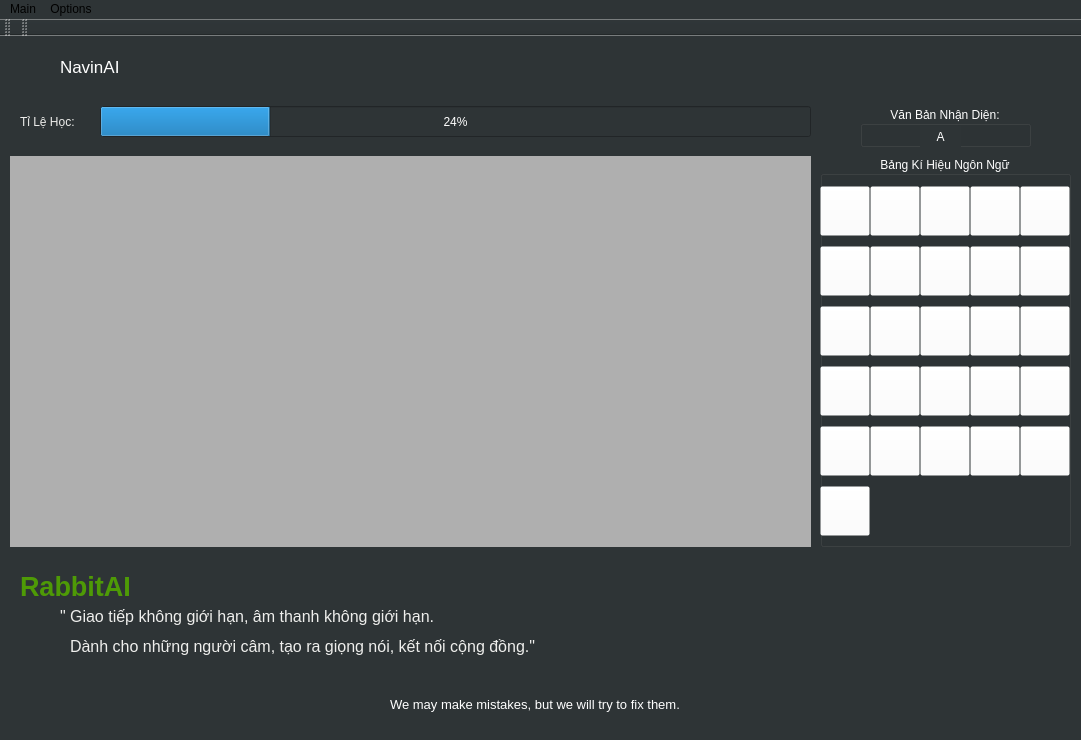
<?xml version="1.0" encoding="UTF-8"?>
<ui version="4.0">
 <class>MainWindow</class>
 <widget class="QMainWindow" name="MainWindow">
  <property name="geometry">
   <rect>
    <x>0</x>
    <y>0</y>
    <width>1081</width>
    <height>740</height>
   </rect>
  </property>
  <property name="font">
   <font>
    <pointsize>13</pointsize>
   </font>
  </property>
  <property name="windowTitle">
   <string>MainWindow</string>
  </property>
  <property name="autoFillBackground">
   <bool>false</bool>
  </property>
  <property name="styleSheet">
   <string notr="true">background-color: rgb(46, 52, 54);</string>
  </property>
  <property name="iconSize">
   <size>
    <width>30</width>
    <height>30</height>
   </size>
  </property>
  <widget class="QWidget" name="centralwidget">
   <widget class="QLabel" name="label_tutorialView">
    <property name="geometry">
     <rect>
      <x>360</x>
      <y>270</y>
      <width>301</width>
      <height>191</height>
     </rect>
    </property>
    <property name="styleSheet">
     <string notr="true">background-color: transparent;</string>
    </property>
    <property name="text">
     <string/>
    </property>
    <property name="alignment">
     <set>Qt::AlignCenter</set>
    </property>
   </widget>
   <widget class="QLabel" name="label_camView">
    <property name="geometry">
     <rect>
      <x>10</x>
      <y>120</y>
      <width>801</width>
      <height>391</height>
     </rect>
    </property>
    <property name="styleSheet">
     <string notr="true">background-color: rgba(180,180,180,0.6);</string>
    </property>
    <property name="text">
     <string/>
    </property>
   </widget>
   <widget class="QProgressBar" name="progressBar">
    <property name="geometry">
     <rect>
      <x>100</x>
      <y>70</y>
      <width>711</width>
      <height>31</height>
     </rect>
    </property>
    <property name="styleSheet">
     <string notr="true">color: rgb(255, 255, 255);</string>
    </property>
    <property name="value">
     <number>24</number>
    </property>
   </widget>
   <widget class="QLabel" name="label_doneTutorial">
    <property name="geometry">
     <rect>
      <x>10</x>
      <y>120</y>
      <width>801</width>
      <height>391</height>
     </rect>
    </property>
    <property name="styleSheet">
     <string notr="true">background-color: rgba(180,180,180,0.9);</string>
    </property>
    <property name="text">
     <string/>
    </property>
    <property name="alignment">
     <set>Qt::AlignCenter</set>
    </property>
   </widget>
   <widget class="QGroupBox" name="groupBox">
    <property name="geometry">
     <rect>
      <x>820</x>
      <y>120</y>
      <width>251</width>
      <height>391</height>
     </rect>
    </property>
    <property name="styleSheet">
     <string notr="true">color: rgb(255, 255, 255);</string>
    </property>
    <property name="title">
     <string>Bảng Kí Hiệu Ngôn Ngữ</string>
    </property>
    <property name="alignment">
     <set>Qt::AlignCenter</set>
    </property>
    <widget class="QPushButton" name="button_A">
     <property name="geometry">
      <rect>
       <x>0</x>
       <y>30</y>
       <width>50</width>
       <height>50</height>
      </rect>
     </property>
     <property name="autoFillBackground">
      <bool>false</bool>
     </property>
     <property name="styleSheet">
      <string notr="true">background-color: rgba(255, 255, 255, 0);</string>
     </property>
     <property name="text">
      <string/>
     </property>
    </widget>
    <widget class="QPushButton" name="button_B">
     <property name="geometry">
      <rect>
       <x>50</x>
       <y>30</y>
       <width>50</width>
       <height>50</height>
      </rect>
     </property>
     <property name="autoFillBackground">
      <bool>false</bool>
     </property>
     <property name="styleSheet">
      <string notr="true">background-color: rgba(255, 255, 255, 0);</string>
     </property>
     <property name="text">
      <string/>
     </property>
    </widget>
    <widget class="QPushButton" name="button_C">
     <property name="geometry">
      <rect>
       <x>100</x>
       <y>30</y>
       <width>50</width>
       <height>50</height>
      </rect>
     </property>
     <property name="autoFillBackground">
      <bool>false</bool>
     </property>
     <property name="styleSheet">
      <string notr="true">background-color: rgba(255, 255, 255, 0);</string>
     </property>
     <property name="text">
      <string/>
     </property>
    </widget>
    <widget class="QPushButton" name="button_D">
     <property name="geometry">
      <rect>
       <x>150</x>
       <y>30</y>
       <width>50</width>
       <height>50</height>
      </rect>
     </property>
     <property name="autoFillBackground">
      <bool>false</bool>
     </property>
     <property name="styleSheet">
      <string notr="true">background-color: rgba(255, 255, 255, 0);</string>
     </property>
     <property name="text">
      <string/>
     </property>
    </widget>
    <widget class="QPushButton" name="button_E">
     <property name="geometry">
      <rect>
       <x>200</x>
       <y>30</y>
       <width>50</width>
       <height>50</height>
      </rect>
     </property>
     <property name="autoFillBackground">
      <bool>false</bool>
     </property>
     <property name="styleSheet">
      <string notr="true">background-color: rgba(255, 255, 255, 0);</string>
     </property>
     <property name="text">
      <string/>
     </property>
    </widget>
    <widget class="QPushButton" name="button_F">
     <property name="geometry">
      <rect>
       <x>0</x>
       <y>90</y>
       <width>50</width>
       <height>50</height>
      </rect>
     </property>
     <property name="autoFillBackground">
      <bool>false</bool>
     </property>
     <property name="styleSheet">
      <string notr="true">background-color: rgba(255, 255, 255, 0);</string>
     </property>
     <property name="text">
      <string/>
     </property>
    </widget>
    <widget class="QPushButton" name="button_G">
     <property name="geometry">
      <rect>
       <x>50</x>
       <y>90</y>
       <width>50</width>
       <height>50</height>
      </rect>
     </property>
     <property name="autoFillBackground">
      <bool>false</bool>
     </property>
     <property name="styleSheet">
      <string notr="true">background-color: rgba(255, 255, 255, 0);</string>
     </property>
     <property name="text">
      <string/>
     </property>
    </widget>
    <widget class="QPushButton" name="button_H">
     <property name="geometry">
      <rect>
       <x>100</x>
       <y>90</y>
       <width>50</width>
       <height>50</height>
      </rect>
     </property>
     <property name="autoFillBackground">
      <bool>false</bool>
     </property>
     <property name="styleSheet">
      <string notr="true">background-color: rgba(255, 255, 255, 0);</string>
     </property>
     <property name="text">
      <string/>
     </property>
    </widget>
    <widget class="QPushButton" name="button_I">
     <property name="geometry">
      <rect>
       <x>150</x>
       <y>90</y>
       <width>50</width>
       <height>50</height>
      </rect>
     </property>
     <property name="autoFillBackground">
      <bool>false</bool>
     </property>
     <property name="styleSheet">
      <string notr="true">background-color: rgba(255, 255, 255, 0);</string>
     </property>
     <property name="text">
      <string/>
     </property>
    </widget>
    <widget class="QPushButton" name="button_J">
     <property name="geometry">
      <rect>
       <x>200</x>
       <y>90</y>
       <width>50</width>
       <height>50</height>
      </rect>
     </property>
     <property name="autoFillBackground">
      <bool>false</bool>
     </property>
     <property name="styleSheet">
      <string notr="true">background-color: rgba(255, 255, 255, 0);</string>
     </property>
     <property name="text">
      <string/>
     </property>
    </widget>
    <widget class="QPushButton" name="button_K">
     <property name="geometry">
      <rect>
       <x>0</x>
       <y>150</y>
       <width>50</width>
       <height>50</height>
      </rect>
     </property>
     <property name="autoFillBackground">
      <bool>false</bool>
     </property>
     <property name="styleSheet">
      <string notr="true">background-color: rgba(255, 255, 255, 0);</string>
     </property>
     <property name="text">
      <string/>
     </property>
    </widget>
    <widget class="QPushButton" name="button_L">
     <property name="geometry">
      <rect>
       <x>50</x>
       <y>150</y>
       <width>50</width>
       <height>50</height>
      </rect>
     </property>
     <property name="autoFillBackground">
      <bool>false</bool>
     </property>
     <property name="styleSheet">
      <string notr="true">background-color: rgba(255, 255, 255, 0);</string>
     </property>
     <property name="text">
      <string/>
     </property>
    </widget>
    <widget class="QPushButton" name="button_M">
     <property name="geometry">
      <rect>
       <x>100</x>
       <y>150</y>
       <width>50</width>
       <height>50</height>
      </rect>
     </property>
     <property name="autoFillBackground">
      <bool>false</bool>
     </property>
     <property name="styleSheet">
      <string notr="true">background-color: rgba(255, 255, 255, 0);</string>
     </property>
     <property name="text">
      <string/>
     </property>
    </widget>
    <widget class="QPushButton" name="button_N">
     <property name="geometry">
      <rect>
       <x>150</x>
       <y>150</y>
       <width>50</width>
       <height>50</height>
      </rect>
     </property>
     <property name="autoFillBackground">
      <bool>false</bool>
     </property>
     <property name="styleSheet">
      <string notr="true">background-color: rgba(255, 255, 255, 0);</string>
     </property>
     <property name="text">
      <string/>
     </property>
    </widget>
    <widget class="QPushButton" name="button_O">
     <property name="geometry">
      <rect>
       <x>200</x>
       <y>150</y>
       <width>50</width>
       <height>50</height>
      </rect>
     </property>
     <property name="autoFillBackground">
      <bool>false</bool>
     </property>
     <property name="styleSheet">
      <string notr="true">background-color: rgba(255, 255, 255, 0);</string>
     </property>
     <property name="text">
      <string/>
     </property>
    </widget>
    <widget class="QPushButton" name="button_P">
     <property name="geometry">
      <rect>
       <x>0</x>
       <y>210</y>
       <width>50</width>
       <height>50</height>
      </rect>
     </property>
     <property name="autoFillBackground">
      <bool>false</bool>
     </property>
     <property name="styleSheet">
      <string notr="true">background-color: rgba(255, 255, 255, 0);</string>
     </property>
     <property name="text">
      <string/>
     </property>
    </widget>
    <widget class="QPushButton" name="button_Q">
     <property name="geometry">
      <rect>
       <x>50</x>
       <y>210</y>
       <width>50</width>
       <height>50</height>
      </rect>
     </property>
     <property name="autoFillBackground">
      <bool>false</bool>
     </property>
     <property name="styleSheet">
      <string notr="true">background-color: rgba(255, 255, 255, 0);</string>
     </property>
     <property name="text">
      <string/>
     </property>
    </widget>
    <widget class="QPushButton" name="button_R">
     <property name="geometry">
      <rect>
       <x>100</x>
       <y>210</y>
       <width>50</width>
       <height>50</height>
      </rect>
     </property>
     <property name="autoFillBackground">
      <bool>false</bool>
     </property>
     <property name="styleSheet">
      <string notr="true">background-color: rgba(255, 255, 255, 0);</string>
     </property>
     <property name="text">
      <string/>
     </property>
    </widget>
    <widget class="QPushButton" name="button_S">
     <property name="geometry">
      <rect>
       <x>150</x>
       <y>210</y>
       <width>50</width>
       <height>50</height>
      </rect>
     </property>
     <property name="autoFillBackground">
      <bool>false</bool>
     </property>
     <property name="styleSheet">
      <string notr="true">background-color: rgba(255, 255, 255, 0);</string>
     </property>
     <property name="text">
      <string/>
     </property>
    </widget>
    <widget class="QPushButton" name="button_T">
     <property name="geometry">
      <rect>
       <x>200</x>
       <y>210</y>
       <width>50</width>
       <height>50</height>
      </rect>
     </property>
     <property name="autoFillBackground">
      <bool>false</bool>
     </property>
     <property name="styleSheet">
      <string notr="true">background-color: rgba(255, 255, 255, 0);</string>
     </property>
     <property name="text">
      <string/>
     </property>
    </widget>
    <widget class="QPushButton" name="button_U">
     <property name="geometry">
      <rect>
       <x>0</x>
       <y>270</y>
       <width>50</width>
       <height>50</height>
      </rect>
     </property>
     <property name="autoFillBackground">
      <bool>false</bool>
     </property>
     <property name="styleSheet">
      <string notr="true">background-color: rgba(255, 255, 255, 0);</string>
     </property>
     <property name="text">
      <string/>
     </property>
    </widget>
    <widget class="QPushButton" name="button_V">
     <property name="geometry">
      <rect>
       <x>50</x>
       <y>270</y>
       <width>50</width>
       <height>50</height>
      </rect>
     </property>
     <property name="autoFillBackground">
      <bool>false</bool>
     </property>
     <property name="styleSheet">
      <string notr="true">background-color: rgba(255, 255, 255, 0);</string>
     </property>
     <property name="text">
      <string/>
     </property>
    </widget>
    <widget class="QPushButton" name="button_W">
     <property name="geometry">
      <rect>
       <x>100</x>
       <y>270</y>
       <width>50</width>
       <height>50</height>
      </rect>
     </property>
     <property name="autoFillBackground">
      <bool>false</bool>
     </property>
     <property name="styleSheet">
      <string notr="true">background-color: rgba(255, 255, 255, 0);</string>
     </property>
     <property name="text">
      <string/>
     </property>
    </widget>
    <widget class="QPushButton" name="button_X">
     <property name="geometry">
      <rect>
       <x>150</x>
       <y>270</y>
       <width>50</width>
       <height>50</height>
      </rect>
     </property>
     <property name="autoFillBackground">
      <bool>false</bool>
     </property>
     <property name="styleSheet">
      <string notr="true">background-color: rgba(255, 255, 255, 0);</string>
     </property>
     <property name="text">
      <string/>
     </property>
    </widget>
    <widget class="QPushButton" name="button_Y">
     <property name="geometry">
      <rect>
       <x>200</x>
       <y>270</y>
       <width>50</width>
       <height>50</height>
      </rect>
     </property>
     <property name="autoFillBackground">
      <bool>false</bool>
     </property>
     <property name="styleSheet">
      <string notr="true">background-color: rgba(255, 255, 255, 0);</string>
     </property>
     <property name="text">
      <string/>
     </property>
    </widget>
    <widget class="QPushButton" name="button_Z">
     <property name="geometry">
      <rect>
       <x>0</x>
       <y>330</y>
       <width>50</width>
       <height>50</height>
      </rect>
     </property>
     <property name="autoFillBackground">
      <bool>false</bool>
     </property>
     <property name="styleSheet">
      <string notr="true">background-color: rgba(255, 255, 255, 0);</string>
     </property>
     <property name="text">
      <string/>
     </property>
    </widget>
   </widget>
   <widget class="QLabel" name="label">
    <property name="geometry">
     <rect>
      <x>20</x>
      <y>70</y>
      <width>71</width>
      <height>31</height>
     </rect>
    </property>
    <property name="styleSheet">
     <string notr="true">color: rgb(238, 238, 236);</string>
    </property>
    <property name="text">
     <string>Tỉ Lệ Học:</string>
    </property>
   </widget>
   <widget class="QGroupBox" name="groupBox_2">
    <property name="geometry">
     <rect>
      <x>860</x>
      <y>70</y>
      <width>171</width>
      <height>41</height>
     </rect>
    </property>
    <property name="styleSheet">
     <string notr="true">color: rgb(255, 255, 255);</string>
    </property>
    <property name="title">
     <string>Văn Bản Nhận Diện:</string>
    </property>
    <property name="alignment">
     <set>Qt::AlignCenter</set>
    </property>
    <widget class="QLabel" name="label_recognizedText">
     <property name="geometry">
      <rect>
       <x>60</x>
       <y>20</y>
       <width>41</width>
       <height>21</height>
      </rect>
     </property>
     <property name="text">
      <string>A</string>
     </property>
     <property name="alignment">
      <set>Qt::AlignCenter</set>
     </property>
     <property name="wordWrap">
      <bool>false</bool>
     </property>
    </widget>
   </widget>
   <widget class="QLabel" name="label_3">
    <property name="geometry">
     <rect>
      <x>10</x>
      <y>10</y>
      <width>51</width>
      <height>41</height>
     </rect>
    </property>
    <property name="font">
     <font>
      <pointsize>13</pointsize>
     </font>
    </property>
    <property name="styleSheet">
     <string notr="true">image: url(:/newPrefix/Logo_preview_rev_1 1.png);</string>
    </property>
    <property name="text">
     <string/>
    </property>
   </widget>
   <widget class="QLabel" name="label_2">
    <property name="geometry">
     <rect>
      <x>60</x>
      <y>10</y>
      <width>91</width>
      <height>41</height>
     </rect>
    </property>
    <property name="font">
     <font>
      <family>Ubuntu</family>
      <pointsize>13</pointsize>
      <weight>50</weight>
      <bold>false</bold>
      <strikeout>false</strikeout>
     </font>
    </property>
    <property name="styleSheet">
     <string notr="true">color: rgb(255, 255, 255);</string>
    </property>
    <property name="text">
     <string>NavinAI</string>
    </property>
   </widget>
   <widget class="QLabel" name="label_4">
    <property name="geometry">
     <rect>
      <x>60</x>
      <y>570</y>
      <width>381</width>
      <height>21</height>
     </rect>
    </property>
    <property name="font">
     <font>
      <pointsize>12</pointsize>
     </font>
    </property>
    <property name="styleSheet">
     <string notr="true">color: rgb(238, 238, 236);</string>
    </property>
    <property name="text">
     <string>&quot; Giao tiếp không giới hạn, âm thanh không giới hạn. </string>
    </property>
   </widget>
   <widget class="QLabel" name="label_5">
    <property name="geometry">
     <rect>
      <x>70</x>
      <y>600</y>
      <width>481</width>
      <height>21</height>
     </rect>
    </property>
    <property name="font">
     <font>
      <pointsize>12</pointsize>
     </font>
    </property>
    <property name="styleSheet">
     <string notr="true">color: rgb(238, 238, 236);</string>
    </property>
    <property name="text">
     <string>Dành cho những người câm, tạo ra giọng nói, kết nối cộng đồng.&quot;</string>
    </property>
   </widget>
   <widget class="QLabel" name="label_6">
    <property name="geometry">
     <rect>
      <x>20</x>
      <y>540</y>
      <width>111</width>
      <height>21</height>
     </rect>
    </property>
    <property name="font">
     <font>
      <family>Ubuntu</family>
      <pointsize>20</pointsize>
      <weight>75</weight>
      <italic>false</italic>
      <bold>true</bold>
      <strikeout>false</strikeout>
     </font>
    </property>
    <property name="styleSheet">
     <string notr="true">color:rgb(78, 154, 6)</string>
    </property>
    <property name="text">
     <string>RabbitAI</string>
    </property>
   </widget>
   <widget class="QLabel" name="label_7">
    <property name="geometry">
     <rect>
      <x>390</x>
      <y>660</y>
      <width>301</width>
      <height>17</height>
     </rect>
    </property>
    <property name="font">
     <font>
      <pointsize>10</pointsize>
     </font>
    </property>
    <property name="styleSheet">
     <string notr="true">color: rgb(255, 255, 255);</string>
    </property>
    <property name="text">
     <string>We may make mistakes, but we will try to fix them.</string>
    </property>
   </widget>
   <zorder>groupBox</zorder>
   <zorder>label_camView</zorder>
   <zorder>progressBar</zorder>
   <zorder>label</zorder>
   <zorder>groupBox_2</zorder>
   <zorder>label_tutorialView</zorder>
   <zorder>label_doneTutorial</zorder>
   <zorder>label_3</zorder>
   <zorder>label_2</zorder>
   <zorder>label_4</zorder>
   <zorder>label_5</zorder>
   <zorder>label_6</zorder>
   <zorder>label_7</zorder>
  </widget>
  <widget class="QMenuBar" name="menubar">
   <property name="geometry">
    <rect>
     <x>0</x>
     <y>0</y>
     <width>1081</width>
     <height>22</height>
    </rect>
   </property>
   <widget class="QMenu" name="menuMain">
    <property name="palette">
     <palette>
      <active>
       <colorrole role="Button">
        <brush brushstyle="SolidPattern">
         <color alpha="255">
          <red>46</red>
          <green>52</green>
          <blue>54</blue>
         </color>
        </brush>
       </colorrole>
       <colorrole role="Base">
        <brush brushstyle="SolidPattern">
         <color alpha="255">
          <red>46</red>
          <green>52</green>
          <blue>54</blue>
         </color>
        </brush>
       </colorrole>
       <colorrole role="Window">
        <brush brushstyle="SolidPattern">
         <color alpha="255">
          <red>46</red>
          <green>52</green>
          <blue>54</blue>
         </color>
        </brush>
       </colorrole>
      </active>
      <inactive>
       <colorrole role="Button">
        <brush brushstyle="SolidPattern">
         <color alpha="255">
          <red>46</red>
          <green>52</green>
          <blue>54</blue>
         </color>
        </brush>
       </colorrole>
       <colorrole role="Base">
        <brush brushstyle="SolidPattern">
         <color alpha="255">
          <red>46</red>
          <green>52</green>
          <blue>54</blue>
         </color>
        </brush>
       </colorrole>
       <colorrole role="Window">
        <brush brushstyle="SolidPattern">
         <color alpha="255">
          <red>46</red>
          <green>52</green>
          <blue>54</blue>
         </color>
        </brush>
       </colorrole>
      </inactive>
      <disabled>
       <colorrole role="Button">
        <brush brushstyle="SolidPattern">
         <color alpha="255">
          <red>46</red>
          <green>52</green>
          <blue>54</blue>
         </color>
        </brush>
       </colorrole>
       <colorrole role="Base">
        <brush brushstyle="SolidPattern">
         <color alpha="255">
          <red>46</red>
          <green>52</green>
          <blue>54</blue>
         </color>
        </brush>
       </colorrole>
       <colorrole role="Window">
        <brush brushstyle="SolidPattern">
         <color alpha="255">
          <red>46</red>
          <green>52</green>
          <blue>54</blue>
         </color>
        </brush>
       </colorrole>
      </disabled>
     </palette>
    </property>
    <property name="title">
     <string>Main</string>
    </property>
   </widget>
   <widget class="QMenu" name="menuOPtions">
    <property name="title">
     <string>Options</string>
    </property>
   </widget>
   <addaction name="menuMain"/>
   <addaction name="menuOPtions"/>
  </widget>
  <widget class="QStatusBar" name="statusbar"/>
  <widget class="QToolBar" name="toolBar">
   <property name="windowTitle">
    <string>toolBar</string>
   </property>
   <attribute name="toolBarArea">
    <enum>TopToolBarArea</enum>
   </attribute>
   <attribute name="toolBarBreak">
    <bool>false</bool>
   </attribute>
  </widget>
  <widget class="QToolBar" name="toolBar_2">
   <property name="windowTitle">
    <string>toolBar_2</string>
   </property>
   <attribute name="toolBarArea">
    <enum>TopToolBarArea</enum>
   </attribute>
   <attribute name="toolBarBreak">
    <bool>false</bool>
   </attribute>
  </widget>
 </widget>
 <resources>
  <include location="../../../../X_Pic_Demo_Vid/test.qrc"/>
 </resources>
 <connections/>
</ui>
